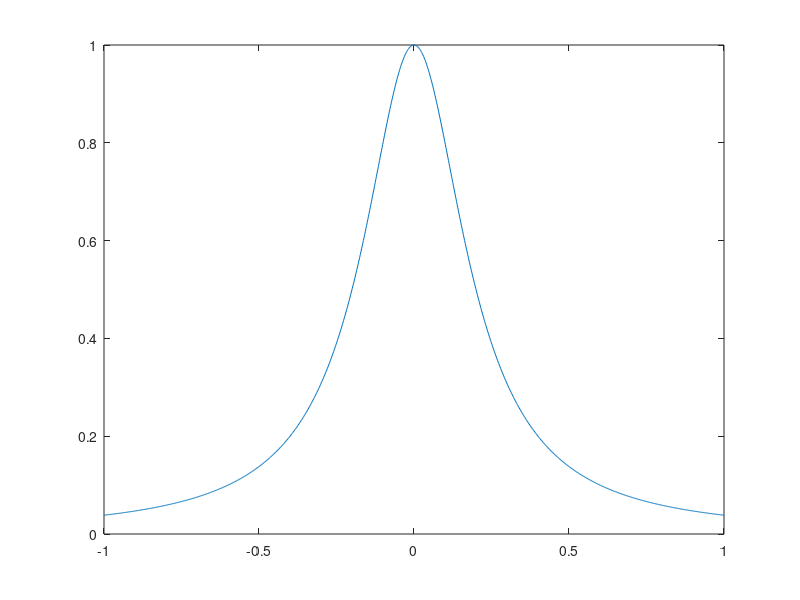

Write the MATLAB code that produced this figure. (Note: this script raises an error after producing the figure.)

n = 13;

f = @(x)(1./(1 + 25*x.^2));

xq = linspace(-1, 1, 1000);
y_true = f(xq);
plot(xq, y_true);
hold on

x = linspace(-1,1,n);
y = f(x);
yq = PolyInterp(x,y,xq);
plot(xq, yq);

yq = ChebyshevInterp(f, n, -1, 1, xq);
plot(xq, yq);

hold off

h = legend('$f(x)=\frac{1}{1+25x^2}$','equidistance interpolation','Chebyshev interpolation','location','south');
set(h,'Interpreter','latex');